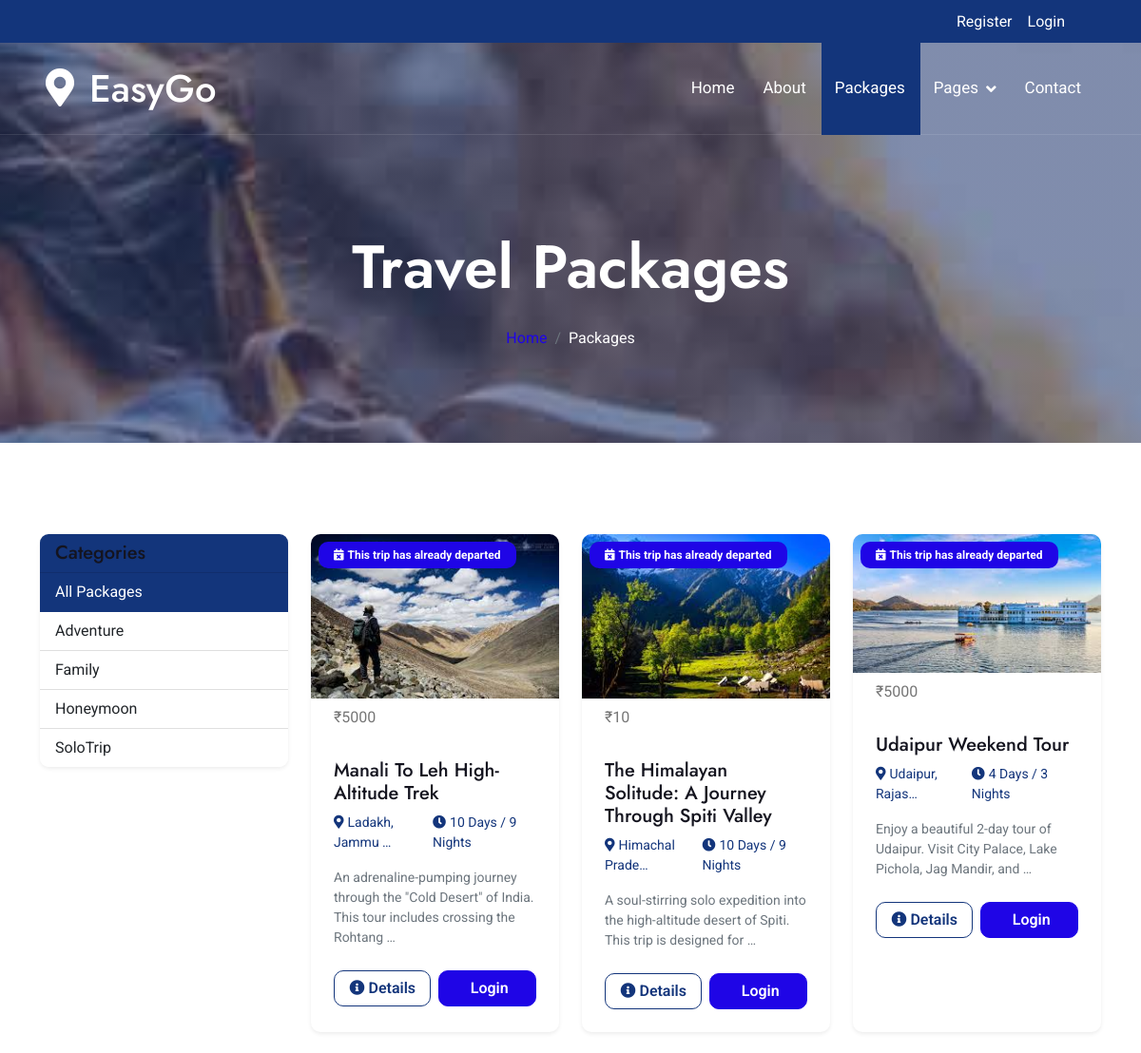
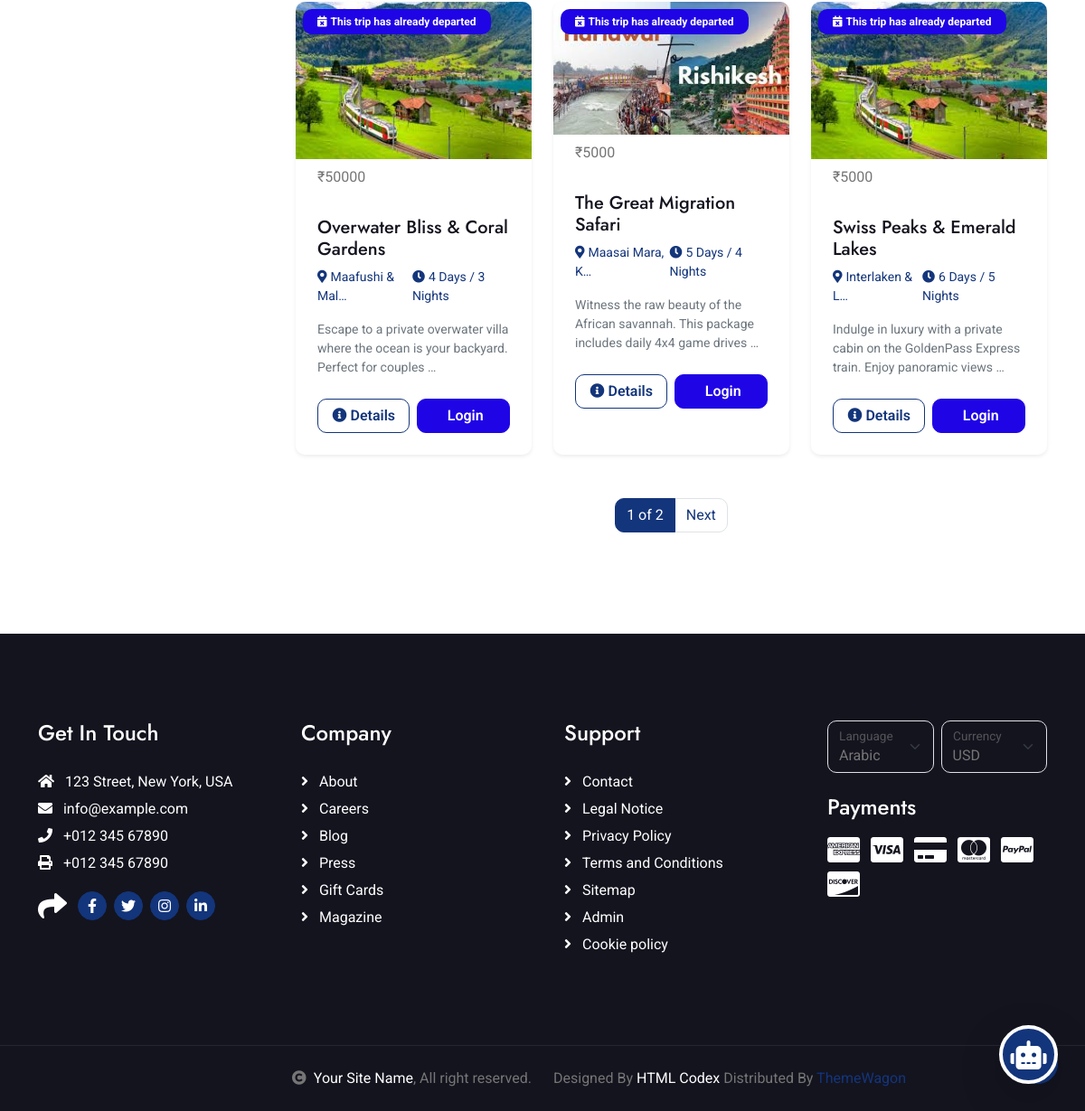
Page /packages/ on the committed database (2 pictures, top to bottom).
### Tours/models.py (models this page shows, shortened)
class Package(models.Model):
    CATEGORY_CHOICES = [
        ('Adventure', 'Adventure'),
        ('Honeymoon', 'Honeymoon'),
        ('Family', 'Family'),
        ('Spiritual', 'Spiritual'),
        ('SoloTrip', 'SoloTrip'),
    ]
    TRAVEL_MODE_CHOICES = [
        ('bus', 'Bus'),
        ('train', 'Train'),
        ('flight', 'Flight'),
        ('car', 'Car'),
        ('bike', 'Bike'),
    ]
    VEHICLE_CAPACITY = {
        'car': 7,  # Car max 7 persons
        'bus': 60,  # Bus max 50 persons
        'train': 100,  # Train max 100 persons
        'flight': 200,  # Flight max 200 persons
        'bike': 1,  # Bike max 2 persons
    }
    title = models.CharField(max_length=200)
    source_city = models.CharField(max_length=100, help_text="City where the tour starts", default="Ahmedabad")
    location = models.CharField(max_length=200)
    duration = models.CharField(max_length=100)
    base_price = models.IntegerField(default=5000, help_text="Price per person")
    category = models.CharField(max_length=100, choices=CATEGORY_CHOICES)
    description = models.TextField()
    image = models.ImageField(upload_to='packages/')
    triptime = models.DateTimeField(default=datetime.datetime(2026, 3, 26, tzinfo=timezone.get_current_timezone()))
    max_persons = models.IntegerField(default=60)
    min_persons = models.IntegerField(default=1)
    available_seats = models.IntegerField(default=60)
    def is_trip_expired(self):
        if self.triptime and timezone.now() > self.triptime:
            return True
        return False
    def get_trip_status(self):
        if self.is_trip_expired():
            return {
                'status': 'expired',
                'message': 'This trip has already departed',
                'badge_class': 'bg-secondary',
                'icon': 'fa-calendar-times'
            }

### Tours/views.py (the view)
# urls.py: path('packages/', views.packages, name='packages'),
def packages(request):
    categories = Package.objects.values_list('category', flat=True).distinct()
    selected_category = request.GET.get('category')
    user_id = request.session.get('user_id')
    user_city = None
    if user_id:
        user = UserRegistration.objects.filter(id=user_id).first()
        if user:
            user_city = user.city
    all_packages = Package.objects.all().order_by('-id')
    if user_city:
        city_filtered = all_packages.filter(source_city__iexact=user_city)
        if city_filtered.exists():
            all_packages = city_filtered
        else:
            user_city = f"{user_city} (No direct matches, showing all)"
    if selected_category:
        all_packages = all_packages.filter(category=selected_category)
    paginator = Paginator(all_packages, 6)
    page_number = request.GET.get('page')
    page_obj = paginator.get_page(page_number)
    return render(request, 'packages.html', {
        'packages': page_obj,
        'categories': categories,
        'selected_category': selected_category,
        'user_city': user_city,
    })

### Tours/templates/packages.html (shortened to what this page needs)
{% extends 'base.html' %}
{% load static %}
{% block content %}
<link rel="stylesheet" href="https://cdnjs.cloudflare.com/ajax/libs/magnific-popup.js/1.1.0/magnific-popup.min.css">
<div class="container-fluid bg-breadcrumb">
    <div class="container text-center py-5" style="max-width: 900px;">
        <h3 class="text-white display-3 mb-4">Travel Packages</h3>
        <ol class="breadcrumb justify-content-center mb-0">
            <li class="breadcrumb-item"><a href="{% url 'home' %}">Home</a></li>
            <li class="breadcrumb-item active text-white">Packages</li>
        </ol>
    </div>
</div>
<div class="container-fluid py-5">
    <div class="container py-5">
        <div class="row g-4">
            <div class="col-lg-3">
                <div class="card border-0 shadow-sm">
                    <div class="card-header bg-primary text-white">
                        <h5 class="mb-0">Categories</h5>
                    </div>
                    <div class="list-group list-group-flush">
                        <a href="{% url 'packages' %}" class="list-group-item list-group-item-action {% if not selected_category %}active{% endif %}">
                            All Packages
                        </a>
                        {% for cat in categories %}
                        <a href="?category={{ cat }}" class="list-group-item list-group-item-action {% if selected_category == cat %}active{% endif %}">
                            {{ cat }}
                        </a>
                        {% endfor %}
                    </div>
                </div>
            </div>
            <div class="col-lg-9">
                <div class="row g-4">
{% for p in packages %}
<div class="col-md-6 col-xl-4">
    <div class="packages-item shadow-sm h-100 bg-white rounded">
        <div class="packages-img position-relative overflow-hidden">
            <a href="{{ p.image.url }}" class="image-popup" title="{{ p.title }}">
                <img src="{{ p.image.url }}" class="img-fluid w-100 rounded-top img-zoom" alt="{{ p.title }}">
            </a>
            {% with status=p.get_trip_status %}
            <div class="position-absolute top-0 start-0 m-2" style="z-index: 10;">
                <span class="badge {{ status.badge_class }} px-3 py-2">
                    <i class="fa {{ status.icon }} me-1"></i>{{ status.message }}
                </span>
            </div>
            {% endwith %}
            <div class="packages-price py-2 px-4">₹{{ p.base_price }}</div>
        </div>
        <div class="packages-content p-4">
            <h5 class="text-capitalize">{{ p.title }}</h5>
            <div class="d-flex justify-content-between small text-primary mb-3">
                <span><i class="fa fa-map-marker-alt me-1"></i>{{ p.location|truncatechars:15 }}</span>
                <span><i class="fa fa-clock me-1"></i>{{ p.duration }}</span>
            </div>
            <p class="text-muted small mb-4">{{ p.description|truncatewords:15 }}</p>
            <div class="row g-2">
                <div class="col-6">
                    <a href="{% url 'package_detail' p.id %}" class="btn btn-outline-primary w-100">
                        <i class="fa fa-info-circle me-1"></i>Details
                    </a>
                </div>
                <div class="col-6">
                    {% if request.session.user_id %}
                        {% if p.id in booked_package_ids %}
                            <button class="btn btn-success w-100" disabled>
                                <i class="fa fa-check"></i> Booked
                            </button>
                        {% elif p.is_trip_expired %}
                            <button class="btn btn-secondary w-100" disabled>
                                <i class="fa fa-calendar-times"></i> Closed
                            </button>
                        {% else %}
                            <a href="{% url 'booking_process' p.id %}" class="btn btn-primary w-100">
                                <i class="fa fa-book"></i> Book Now
                            </a>
                        {% endif %}
                    {% else %}
                        <a href="{% url 'login' %}?next={% url 'booking_process' p.id %}" class="btn btn-secondary w-100">
                             Login
                        </a>
                    {% endif %}
                </div>
            </div>
        </div>
    </div>
</div>
{% empty %}
<div class="col-12 text-center py-5">
    <h4 class="text-muted">No packages available in this category.</h4>
</div>
{% endfor %}
                </div>
                <div class="row mt-5">
                    <nav aria-label="Page navigation">
                        <ul class="pagination justify-content-center">
                            <li class="page-item active"><span class="page-link">{{ packages.number }} of {{ packages.paginator.num_pages }}</span></li>
                            {% if packages.has_next %}
                                <li class="page-item">
                                    <a class="page-link" href="?page={{ packages.next_page_number }}{% if selected_category %}&category={{ selected_category }}{% endif %}">Next</a>
                                </li>
                            {% endif %}
                        </ul>
                    </nav>
                </div>
            </div>
        </div>
    </div>
</div>
{% endblock %}

### rows in the picture
Package: image (picture), get_trip_status.message "This trip has already departed", base_price "5000", title "Manali To Leh High-Altitude Trek", location "Ladakh, Jammu …", duration "10 Days / 9 Nights", description "An adrenaline-pumping journey through the \"Cold Desert\" of India. This tour includes crossing the Rohtang …"
Package: image (picture), get_trip_status.message "This trip has already departed", base_price "10", title "The Himalayan Solitude: A Journey Through Spiti Valley", location "Himachal Prade…", duration "10 Days / 9 Nights", description "A soul-stirring solo expedition into the high-altitude desert of Spiti. This trip is designed for …"
Package: image (picture), get_trip_status.message "This trip has already departed", base_price "5000", title "Udaipur Weekend Tour", location "Udaipur, Rajas…", duration "4 Days / 3 Nights", description "Enjoy a beautiful 2-day tour of Udaipur. Visit City Palace, Lake Pichola, Jag Mandir, and …"
Package: image (picture), get_trip_status.message "This trip has already departed", base_price "50000", title "Overwater Bliss & Coral Gardens", location "Maafushi & Mal…", duration "4 Days / 3 Nights", description "Escape to a private overwater villa where the ocean is your backyard. Perfect for couples …"
Package: image (picture), get_trip_status.message "This trip has already departed", base_price "5000", title "The Great Migration Safari", location "Maasai Mara, K…", duration "5 Days / 4 Nights", description "Witness the raw beauty of the African savannah. This package includes daily 4x4 game drives …"
Package: image (picture), get_trip_status.message "This trip has already departed", base_price "5000", title "Swiss Peaks & Emerald Lakes", location "Interlaken & L…", duration "6 Days / 5 Nights", description "Indulge in luxury with a private cabin on the GoldenPass Express train. Enjoy panoramic views …"

### other values in the picture
{{ cat }} "Adventure" "Family" "Honeymoon" "SoloTrip"
{{ packages.number }} "1"
{{ packages.paginator.num_pages }} "2"
